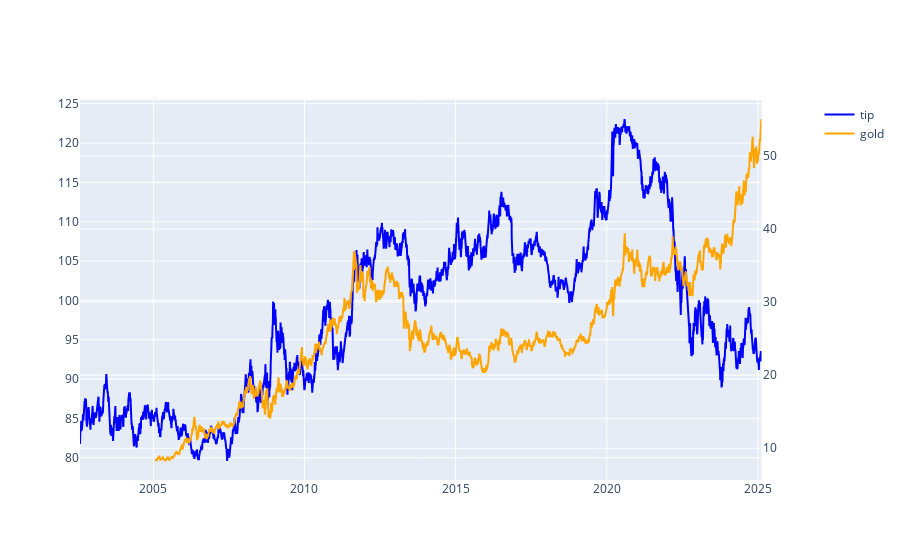

Source (notebook cell):
### Code cell
from plotly.subplots import make_subplots
fig = make_subplots(
    rows=1, cols=1,  
    shared_xaxes=True,
    vertical_spacing=0.1,  
    specs=[[{"secondary_y": True}]]  
)

# Cumulative Profit Line (Primary y-axis)
fig.add_trace(go.Scatter(
    x=ief.index, y=ief['Close'],
    mode="lines", name="tip", line=dict(color="blue")
), row=1, col=1, secondary_y=False)  

# OP Line (Secondary y-axis)
fig.add_trace(go.Scatter(
    x=gold.index, y=gold['Close'],
    mode="lines", name="gold", line=dict(color="orange")
), row=1, col=1, secondary_y=True)  

fig.show()

### Figure 1 — Plotly figure (JSON) as saved in the notebook; plotly's stock layout.template omitted (floating-point values rounded to 4 significant figures; data arrays with more than 128 entries replaced by an {"elided": "..."} marker saying what was removed)
{"data": [{"line": {"color": "blue"}, "mode": "lines", "name": "tip", "type": "scatter", "x": {"elided": "5674 str values"}, "xaxis": "x", "y": {"elided": "5674 float values"}, "yaxis": "y"}, {"line": {"color": "orange"}, "mode": "lines", "name": "gold", "type": "scatter", "x": {"elided": "5044 str values"}, "xaxis": "x", "y": {"elided": "5044 float values"}, "yaxis": "y2"}], "layout": {"xaxis": {"anchor": "y", "domain": [0, 0.94]}, "yaxis": {"anchor": "x", "domain": [0, 1]}, "yaxis2": {"anchor": "x", "overlaying": "y", "side": "right"}}}
